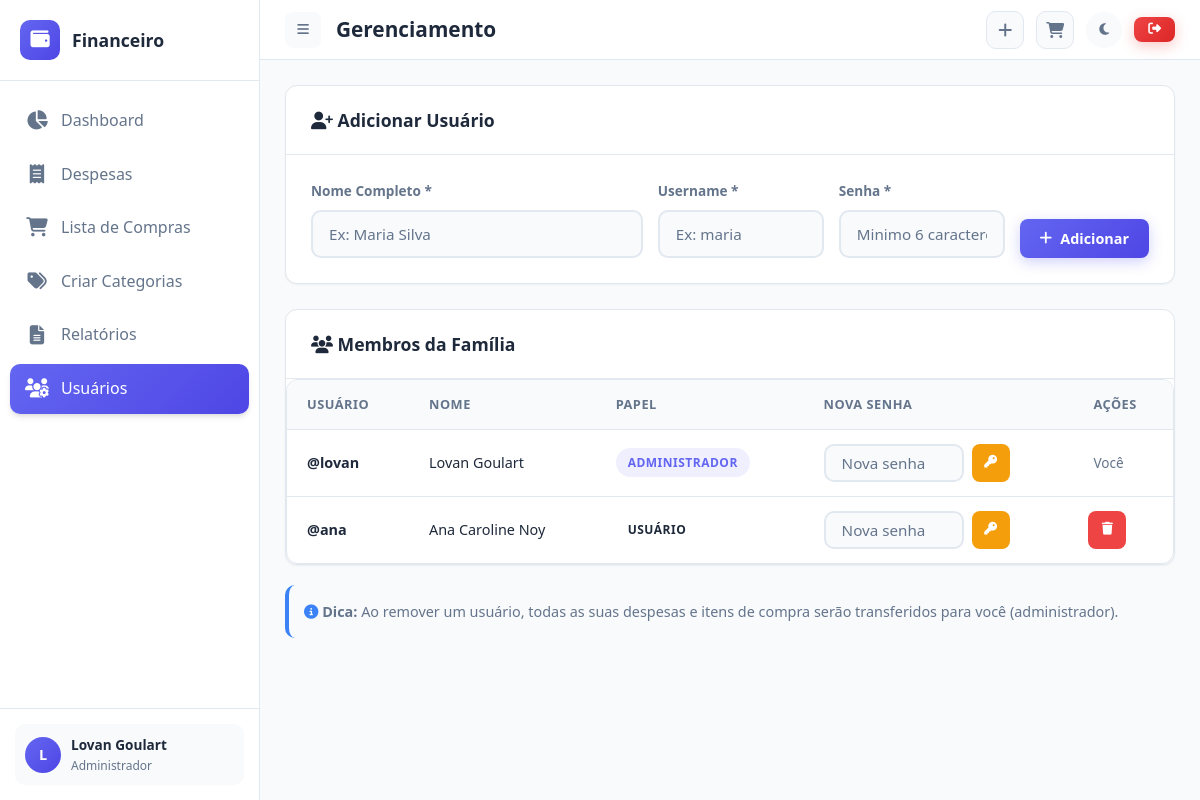
Page /admin/users (signed in) on the committed database.
### tables this page shows
CREATE TABLE users (
            id INTEGER PRIMARY KEY AUTOINCREMENT,
            username TEXT UNIQUE NOT NULL,
            name TEXT NOT NULL,
            email TEXT NOT NULL,
            password_hash TEXT NOT NULL,
            role TEXT DEFAULT 'user',
            created_at TIMESTAMP DEFAULT CURRENT_TIMESTAMP
        );

### app.py (the view)
@app.route('/admin/users')
@login_required
@family_context
@admin_required
def admin_users(current_user, family_email, is_admin):
    family_members = get_family_members(family_email)
    return render_template('admin_users.html',
        current_user=current_user, is_admin=is_admin,
        members=family_members
    )

### app.py (called while the page is built)
def login_required(f):
    @wraps(f)
    def decorated_function(*args, **kwargs):
        if 'user_id' not in session:
            flash('Por favor, faça login para acessar esta página.', 'warning')
            return redirect(url_for('login'))
        return f(*args, **kwargs)
    return decorated_function

def family_context(f):
    @wraps(f)
    def decorated_function(*args, **kwargs):
        if 'user_id' not in session:
            return redirect(url_for('login'))
        conn = get_db_connection(app.config['DATABASE'])
        user = conn.execute('SELECT * FROM users WHERE id = ?', (session['user_id'],)).fetchone()
        conn.close()
        if not user:
            session.clear()
            flash('Usuário não encontrado.', 'danger')
            return redirect(url_for('login'))
        kwargs['current_user'] = dict(user)
        kwargs['family_email'] = user['email']
        kwargs['is_admin'] = user['role'] == 'admin'
        return f(*args, **kwargs)
    return decorated_function

def admin_required(f):
    @wraps(f)
    def decorated_function(*args, **kwargs):
        if 'user_id' not in session:
            return redirect(url_for('login'))
        conn = get_db_connection(app.config['DATABASE'])
        user = conn.execute('SELECT role FROM users WHERE id = ?', (session['user_id'],)).fetchone()
        conn.close()
        if not user or user['role'] != 'admin':
            flash('Acesso negado. Apenas administradores.', 'danger')
            return redirect(url_for('dashboard'))
        return f(*args, **kwargs)
    return decorated_function

def get_family_members(family_email):
    conn = get_db_connection(app.config['DATABASE'])
    members = conn.execute(
        'SELECT id, username, name, role FROM users WHERE email = ? ORDER BY created_at',
        (family_email,)
    ).fetchall()
    conn.close()
    return [dict(m) for m in members]

### models/database.py (called while the page is built)
def get_db_connection(db_path):
    conn = sqlite3.connect(db_path)
    conn.row_factory = sqlite3.Row
    return conn

### templates/admin_users.html (shortened to what this page needs)
{% extends "base.html" %}
{% block page_title %}Gerenciamento{% endblock %}
{% block content %}
<div class="card" style="margin-bottom: 25px;">
    <div class="card-header">
        <span class="card-title"><i class="fas fa-user-plus"></i> Adicionar Usuário</span>
    </div>
    <div class="card-body">
        <form method="POST" action="{{ url_for('admin_add_user') }}" style="display: flex; flex-wrap: wrap; gap: 15px; align-items: end;">
            <div class="form-group" style="flex: 2; min-width: 200px; margin-bottom: 0;">
                <label class="form-label">Nome Completo *</label>
                <input type="text" name="name" class="form-control" placeholder="Ex: Maria Silva" required>
            </div>
            <div class="form-group" style="flex: 1; min-width: 150px; margin-bottom: 0;">
                <label class="form-label">Username *</label>
                <input type="text" name="username" class="form-control" placeholder="Ex: maria" required>
            </div>
            <div class="form-group" style="flex: 1; min-width: 150px; margin-bottom: 0;">
                <label class="form-label">Senha *</label>
                <input type="password" name="password" class="form-control" placeholder="Minimo 6 caracteres" minlength="6" required>
            </div>
            <button type="submit" class="btn btn-primary">
                <i class="fas fa-plus"></i> Adicionar
            </button>
        </form>
    </div>
</div>
<div class="card">
    <div class="card-header">
        <span class="card-title"><i class="fas fa-users"></i> Membros da Família</span>
    </div>
    <div class="card-body" style="padding: 0;">
        <div class="table-container">
            <table class="data-table">
                <thead>
                    <tr>
                        <th>Usuário</th>
                        <th>Nome</th>
                        <th>Papel</th>
                        <th>Nova Senha</th>
                        <th>Ações</th>
                    </tr>
                </thead>
                <tbody>
                    {% for member in members %}
                    <tr>
                        <td><strong>@{{ member.username }}</strong></td>
                        <td>{{ member.name }}</td>
                        <td>
                            <span class="badge {% if member.role == 'admin' %}badge-primary{% else %}badge-secondary{% endif %}">
                                {{ 'Administrador' if member.role == 'admin' else 'Usuário' }}
                            </span>
                        </td>
<td>
    <form method="POST"
          action="{{ url_for('admin_change_password', id=member.id) }}"
          style="display: flex; align-items: center; gap: 8px;">
        <input type="password"
               name="new_password"
               class="form-control"
               placeholder="Nova senha"
               minlength="4"
               required
               style="
                    width: 140px;
                    min-width: 140px;
                    height: 38px;
               ">
        <button type="submit"
                class="btn btn-sm btn-icon"
                style="
                    width: 38px;
                    height: 38px;
                    background: var(--warning);
                    color: white;
                    display: flex;
                    align-items: center;
                    justify-content: center;
                    padding: 0;
                    border-radius: 8px;
                "
                title="Trocar senha">
            <i class="fas fa-key"></i>
        </button>
    </form>
</td>
<td style="vertical-align: middle; text-align: center;">
    {% if member.id != current_user.id %}
    <form method="POST"
          action="{{ url_for('admin_delete_user', id=member.id) }}"
          data-confirm="Tem certeza que deseja remover {{ member.name }}?"
          style="margin-left: -5px;">
        <button type="submit"
                class="btn btn-sm btn-icon"
                style="
                    width: 38px;
                    height: 38px;
                    background: var(--danger);
                    color: white;
                    display: flex;
                    align-items: center;
                    justify-content: center;
                    padding: 0;
                    border-radius: 8px;
                "
                title="Remover">
            <i class="fas fa-trash"></i>
        </button>
    </form>
    {% else %}
    <span style="
        color: var(--gray);
        font-size: 0.85rem;
        display: flex;
        align-items: center;
        height: 38px;"
    >
        Você
    </span>
    {% endif %}
</td>
                    </tr>
                    {% endfor %}
                </tbody>
            </table>
        </div>
    </div>
</div>
<div style="margin-top: 20px; padding: 15px; background: var(--bg-primary); border-radius: 10px; border-left: 4px solid var(--info);">
    <p style="font-size: 0.9rem; color: var(--text-secondary);">
        <i class="fas fa-info-circle" style="color: var(--info);"></i>
        <strong>Dica:</strong> Ao remover um usuário, todas as suas despesas e itens de compra serão transferidos para você (administrador).
    </p>
</div>
{% endblock %}

### templates/base.html (shortened to what this page needs)
<!DOCTYPE html>
<html lang="pt-BR" data-theme="light">
<head>
    <link rel="stylesheet" href="https://cdnjs.cloudflare.com/ajax/libs/font-awesome/6.5.1/css/all.min.css">
    <link rel="stylesheet" href="{{ url_for('static', filename='css/style.css') }}">
</head>
<body>
    {% if session.user_id %}
    <div class="app-layout">
        <aside class="sidebar">
            <div class="sidebar-header">
                <div class="sidebar-logo">
                    <i class="fas fa-wallet"></i>
                </div>
                <span class="sidebar-brand">Financeiro</span>
            </div>
            <ul class="sidebar-nav">
                <li>
                    <a href="{{ url_for('dashboard') }}" class="{% if request.endpoint == 'dashboard' %}active{% endif %}">
                        <i class="fas fa-chart-pie"></i>
                        <span>Dashboard</span>
                    </a>
                </li>
                <li>
                    <a href="{{ url_for('expenses') }}" class="{% if request.endpoint in ['expenses', 'add_expense', 'edit_expense'] %}active{% endif %}">
                        <i class="fas fa-receipt"></i>
                        <span>Despesas</span>
                    </a>
                </li>
                <li>
                    <a href="{{ url_for('shopping') }}" class="{% if request.endpoint in ['shopping'] %}active{% endif %}">
                        <i class="fas fa-shopping-cart"></i>
                        <span>Lista de Compras</span>
                    </a>
                </li>
                <li>
                    <a href="{{ url_for('categories') }}" class="{% if request.endpoint in ['categories'] %}active{% endif %}">
                        <i class="fas fa-tags"></i>
                        <span>Criar Categorias</span>
                    </a>
                </li>
                <li>
                    <a href="{{ url_for('reports') }}" class="{% if request.endpoint in ['reports'] %}active{% endif %}">
                        <i class="fas fa-file-alt"></i>
                        <span>Relatórios</span>
                    </a>
                </li>
                {% if is_admin %}
                <li>
                    <a href="{{ url_for('admin_users') }}" class="{% if request.endpoint in ['admin_users'] %}active{% endif %}">
                        <i class="fas fa-users-cog"></i>
                        <span>Usuários</span>
                    </a>
                </li>
                {% endif %}
            </ul>
            <div class="sidebar-footer">
                <div class="user-info">
                    <div class="user-avatar">{{ current_user.name[0]|upper }}</div>
                    <div class="user-details">
                        <div class="user-name">{{ current_user.name }}</div>
                        <div class="user-role">{{ 'Administrador' if is_admin else 'Usuario' }}</div>
                    </div>
                </div>
            </div>
        </aside>
        <main class="main-content">
            <header class="top-header">
                <div class="header-left">
                    <button class="menu-toggle menu-toggle-pc" type="button">
                        <i class="fas fa-bars"></i>
                    </button>
                    <h1 class="page-title">{% block page_title %}Dashboard{% endblock %}</h1>
                </div>
                <div class="header-right header-right-pc">
                    <a href="{{ url_for('add_expense') }}"
                       class="header-icon {% if request.endpoint in ['add_expense'] %}active{% endif %}"
                       title="Adicionar despesa">
                        <i class="fas fa-plus"></i>
                    </a>
                    <a href="{{ url_for('shopping') }}"
                       class="header-icon {% if request.endpoint in ['shopping'] %}active{% endif %}"
                       title="Lista de compras">
                        <i class="fas fa-shopping-cart"></i>
                    </a>
                    <button class="theme-toggle" type="button" title="Alternar tema">
                        <i class="fas fa-moon"></i>
                    </button>
                    <a href="{{ url_for('logout') }}" class="btn btn-sm btn-danger" title="Sair">
                        <i class="fas fa-sign-out-alt"></i>
                    </a>
                </div>
            </header>
            <div class="content-area">
                {% block content %}{% endblock %}
            </div>
        </main>
    </div>
    {% else %}
        {% block auth_content %}{% endblock %}
    {% endif %}
</body>
</html>

### rows in the picture
users: name "L", name "Lovan Goulart", username "lovan", role "ADMINISTRADOR", shows "Você"
users: username "ana", name "Ana Caroline Noy", role "USUÁRIO"

### other values in the picture
{{ 'Administrador' if is_admin else 'Usuario' }} "Administrador"
